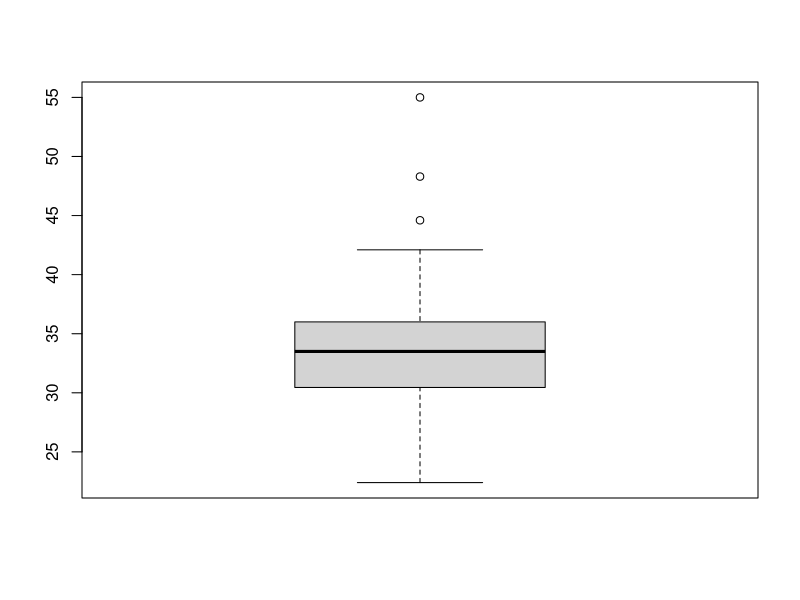
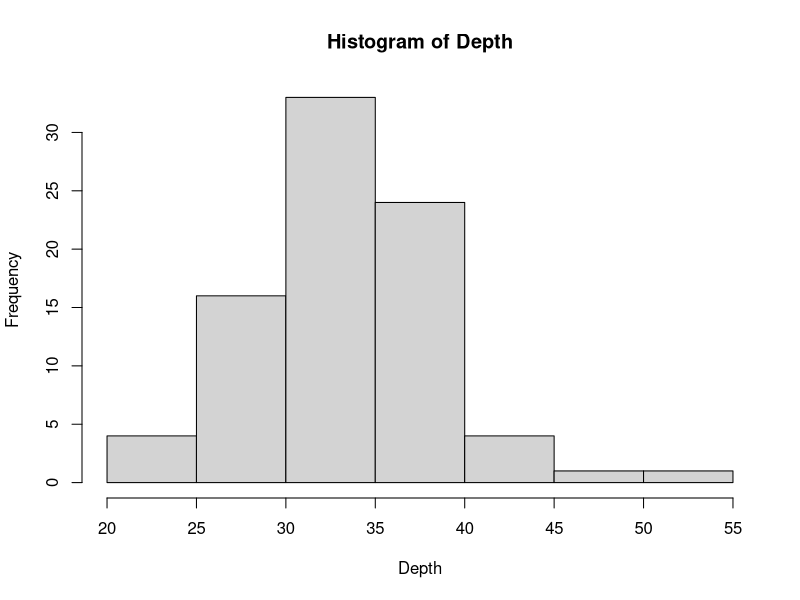
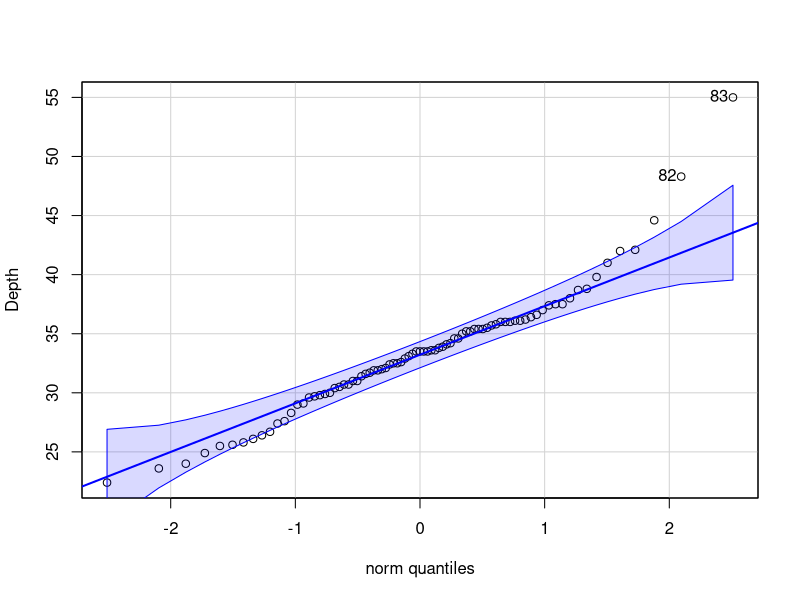

Reproduce these figures in R, in order.
## ---- chunk 1
Depth <- c(
22.4,23.6,24.0,24.9,25.5,25.6,
25.8,26.1,26.4,26.7,27.4,27.6,
28.3,29.0,29.1,29.6,29.7,29.8,
29.9,30.0,30.4,30.5,30.7,30.7,
31.0,31.0,31.4,31.6,31.7,31.9,
31.9,32.0,32.1,32.4,32.5,32.5,
32.6,32.9,33.1,33.3,33.5,33.5,
33.5,33.5,33.6,33.6,33.8,33.9,
34.1,34.2,34.6,34.6,35.0,35.2,
35.2,35.4,35.4,35.4,35.5,35.7,
35.8,36.0,36.0,36.0,36.1,36.1,
36.2,36.4,36.6,37.0,37.4,37.5,
37.5,38.0,38.7,38.8,39.8,41.0,
42.0,42.1,44.6,48.3,55.0)
boxplot(Depth)
hist(Depth)
## ---- chunk 2
library(car)
qqPlot(Depth)
## ---- chunk 3
mean(Depth)-2.33*sd(Depth)/sqrt(length(Depth))
t.test(Depth,conf.level=0.98)
## ---- chunk 4
qt(1-0.1,15)
## ---- chunk 5
qt(1-0.05,31)
## ---- chunk 6
qt(1-0.025,31)
## ---- chunk 7
qt(0.95+0.025,10)
## ---- chunk 8
qt(0.95,15)
## ---- chunk 9
qt(0.995,45)
## ---- chunk 10
data <- c(0.95,0.85,0.92,0.95,0.93,0.86,1.0,0.92,0.85,0.81,0.78,0.93,0.93,1.05,0.93,1.06,0.96,0.81,0.96)
n <- length(data)
b <- 5000
results <- rep(NA,b)
for(i in 1:b){
  my.sample <- sample(data,size = n, replace = TRUE)
  results[i]<-mean(my.sample)
}
length(unique(results))
lower.lim <- quantile(results,0.025)
upper.lim <- quantile(results,0.975)
c(lower.lim,upper.lim)
